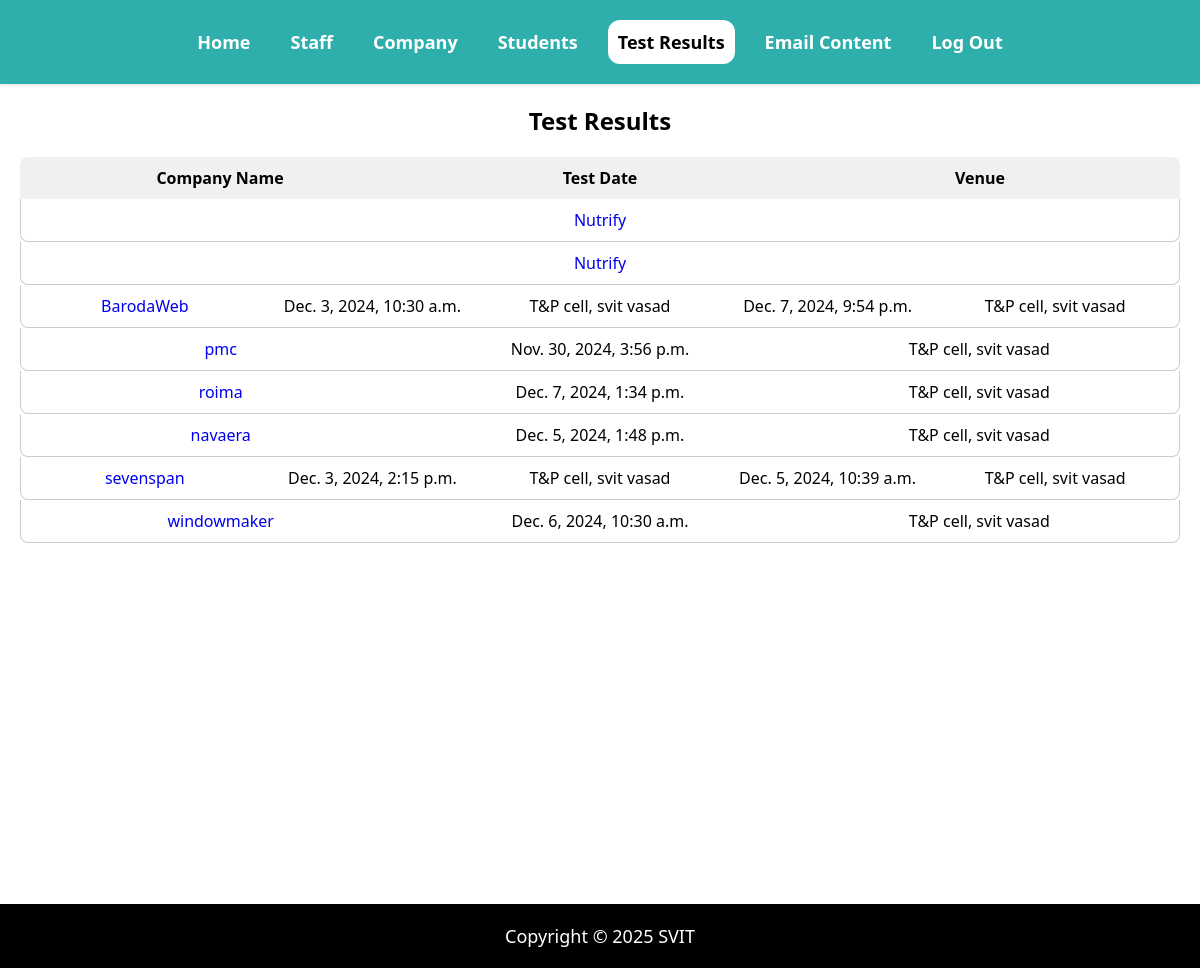
The app's page /svadmin/testresults with its own data.
### svadmin/models.py (models this page shows, shortened)
class Company(models.Model):
    name = models.CharField(max_length=255)
    address = models.TextField()
    phone = models.CharField(max_length=15)
    email = models.EmailField()

class EmailContent(models.Model):
    subject = models.CharField(max_length=100)
    date = models.DateTimeField()
    venue = models.CharField(max_length=100)
    body = models.TextField()
    company = models.ForeignKey(
        Company, on_delete=models.CASCADE, related_name="email_contents", null=True
    )
    eligible_students = models.ManyToManyField(
    'students.Student', related_name="email_contents", blank=True
)

### svadmin/views.py (the view)
# urls.py: path('testresults', views.test_results, name='testresults'),
def test_results(request):
    companyDetails = Company.objects.all()  # or filter specific companies
    return render(request, 'svadmin/testresults.html', {'companyDetails': companyDetails})

### students/context_processors.py (called while the page is built)
def project_name(request):
    return {'PROJECT_NAME': settings.PROJECT_NAME}

### svadmin/templates/svadmin/testresults.html (shortened to what this page needs)
{% extends "svadmin/baseTemplate.html" %}
{% load static %}
{% block mainCss %}
<link rel="stylesheet" href="{% static 'svadmin/css/testresults.css' %}" />
{% endblock mainCss %}
{% block mainContent %}
<div class="container">
    <h2>Test Results</h2>
    <div class="generated-items">
        <div class="generated-header">
            <div class="generated">Company Name</div>
            <div class="generated">Test Date</div>
            <div class="generated">Venue</div>
        </div>
        {% for company in companyDetails %}
        <div class="generated-item">
            <div class="generated-name">
                <a href="{% url 'company_detail' company.id %}">{{ company.name }}</a>
            </div>
            {% for email in company.email_contents.all %}
            <div class="generated-date">{{ email.date }}</div>
            <div class="generated-venue">{{ email.venue }}</div>
            {% endfor %}
        </div>
        {% endfor %}
    </div>
</div>
{% endblock mainContent %}

### svadmin/static/svadmin/css/base.css (style rules this page uses)
* { margin: 0; padding: 0; text-decoration: none; font-family: "Segoe UI", Tahoma, Geneva, Verdana, sans-serif; }

### svadmin/static/svadmin/css/testresults.css (style rules this page uses)
.container { display: flex; justify-content: center; align-items: center; flex-wrap: wrap; margin: 20px; }
.generated-items { width: 100%; margin-top: 20px; }
.generated-header { display: flex; justify-content: space-between; background-color: #f0f0f0; padding: 10px; border-radius: 8px 8px 0 0; }
.generated-header div { flex: 1; text-align: center; font-weight: bold; }
.generated-item { display: flex; justify-content: space-between; align-items: center; padding: 10px; border: 1px solid #ccc; border-top: none; border-radius: 0 0 8px 8px; }
.generated-item div { flex: 1; text-align: center; }

### records on screen
Company: name "Nutrify"
Company: name "Nutrify"
Company: name "BarodaWeb"
EmailContent: date "Dec. 3, 2024, 10:30 a.m.", venue "T&P cell, svit vasad"
EmailContent: date "Dec. 7, 2024, 9:54 p.m.", venue "T&P cell, svit vasad"
Company: name "pmc"
EmailContent: date "Nov. 30, 2024, 3:56 p.m.", venue "T&P cell, svit vasad"
Company: name "roima"
EmailContent: date "Dec. 7, 2024, 1:34 p.m.", venue "T&P cell, svit vasad"
Company: name "navaera"
EmailContent: date "Dec. 5, 2024, 1:48 p.m.", venue "T&P cell, svit vasad"
Company: name "sevenspan"
EmailContent: date "Dec. 3, 2024, 2:15 p.m.", venue "T&P cell, svit vasad"
EmailContent: date "Dec. 5, 2024, 10:39 a.m.", venue "T&P cell, svit vasad"
Company: name "windowmaker"
EmailContent: date "Dec. 6, 2024, 10:30 a.m.", venue "T&P cell, svit vasad"

### other values on screen
{{ PROJECT_NAME }} "SVIT"
